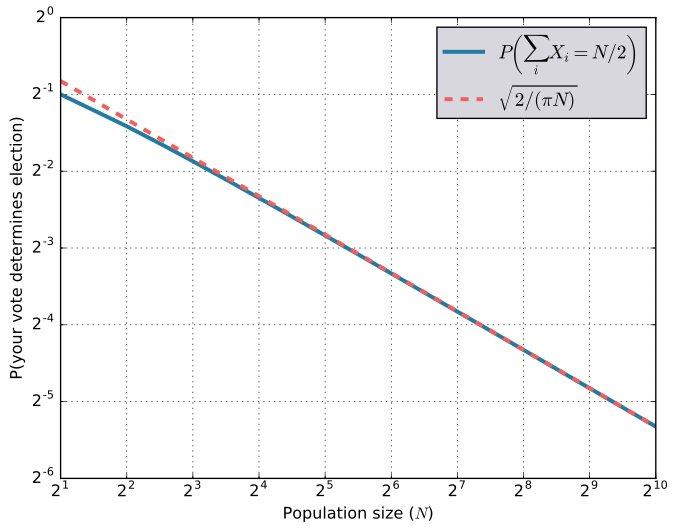

Generate this figure with Python:
import numpy as np
from scipy.special import binom
import matplotlib.pyplot as plt

ptrue = lambda n: binom(n, n/2) / 2.0**n
pasym = lambda n: np.sqrt(2/(np.pi*n))

N = np.arange(2, 1025, 2)

plt.plot(N, ptrue(N), '-' , lw=3, label='$P\\left(\sum_i X_i = N/2\\right)$')
plt.plot(N, pasym(N), '--', lw=3, label='$\sqrt{2 / (\pi N)}$')

plt.xlabel('Population size ($N$)')
plt.ylabel('P(your vote determines election)')

plt.gca().set_axis_bgcolor('w')
plt.xscale('log', basex=2); plt.yscale('log', basey=2)
plt.grid('on', c='k', lw=0.5, ls=':'); plt.legend()

#plt.savefig('plot.svg', bbox_inches='tight')
